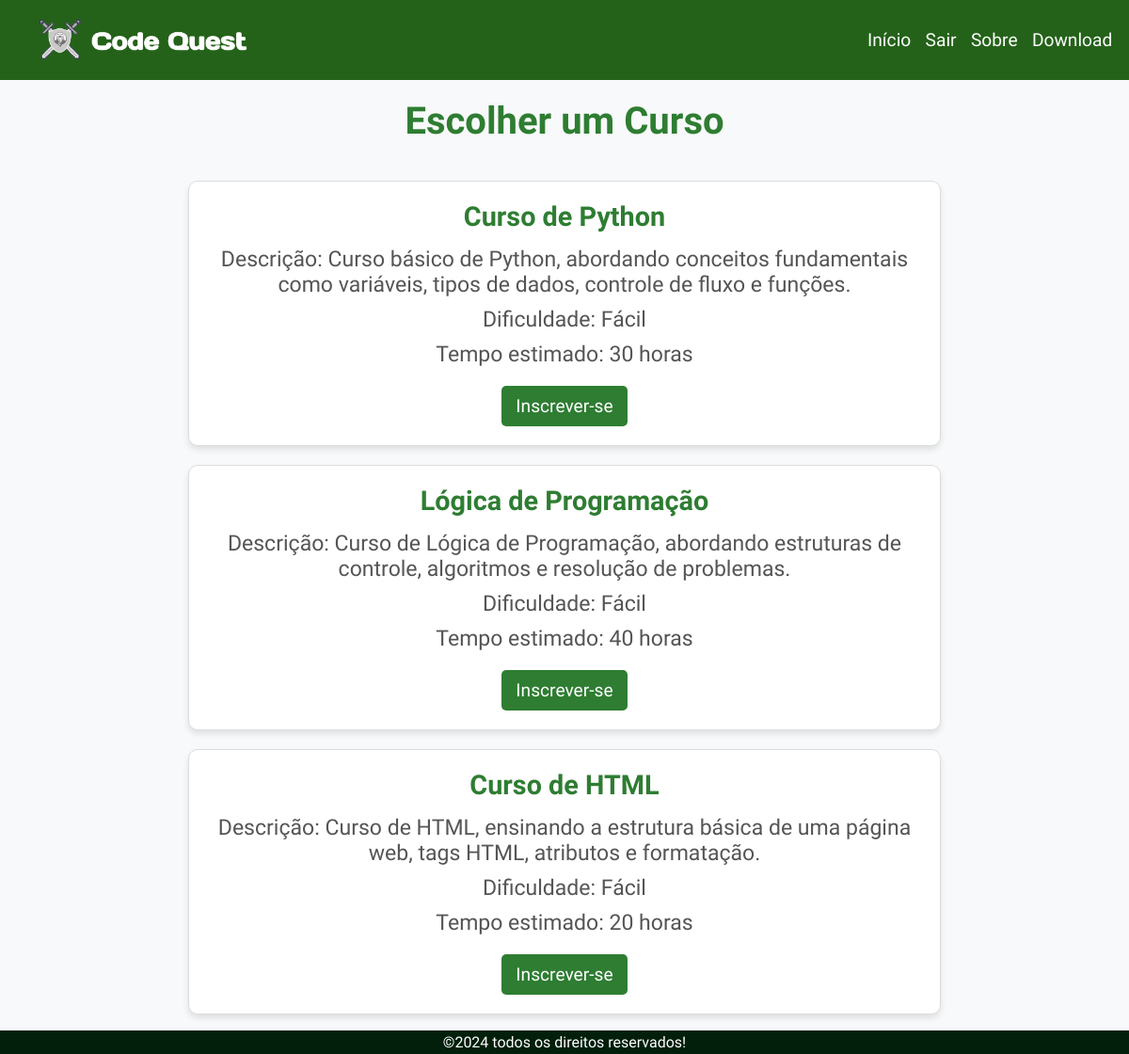
Screenshot of /escolher_curso.php (signed in) with the database file from the repository.
### tables this page shows
CREATE TABLE Curso (
    descricao VARCHAR(300),
    tempo_conclusao INT,
    titulo VARCHAR(30),
    dificuldade VARCHAR(10),
    id INT PRIMARY KEY AUTO_INCREMENT
);

### escolher_curso.php (the view, shortened to what this page needs)
<?php include 'cabecalho_footer.php'; ?>
<?php
include 'db.php';
$query = "SELECT id, titulo, descricao, dificuldade, tempo_conclusao FROM Curso";
$result = $conn->query($query);
echo "<h1>Escolher um Curso</h1>";
if ($result->num_rows > 0) {
    echo "<ul class='course-list'>";
    while ($row = $result->fetch_assoc()) {
        echo "
            <li>
                <h2>{$row['titulo']}</h2>
                <p>Descrição: {$row['descricao']}</p>
                <p>Dificuldade: {$row['dificuldade']}</p>
                <p>Tempo estimado: {$row['tempo_conclusao']} horas</p>
                <form action='inscrever_curso.php' method='POST'>
                    <input type='hidden' name='curso_id' value='" . $row['id'] . "'>
                    <button type='submit'>Inscrever-se</button>
                </form>
            </li>
        ";
    }
    echo "</ul>";
} else {
    echo "<p>Nenhum curso disponível no momento.</p>";
}
?>

### cabecalho_footer.php (shortened to what this page needs)
<!DOCTYPE html>
<html lang="en">
<head>
    <?php
    $current_file = basename($_SERVER['PHP_SELF'], '.php');
    $css_file = $current_file . '.css';
    ?>
    <link rel="stylesheet" href="css/<?php echo $css_file; ?>">
    <link rel="stylesheet" href="css/comum.css">
    <link rel="stylesheet" href="css/painel_acessibilidade.css">
</head>
<body>
    <header>
    <nav>
            <ul class="menu">
                <li><a href="index.php" class="logo"><img src="img/loguin.png" alt=""></a></li>
            </ul>
        </nav>
        <nav>
            <ul class="menu">
                <?php
                if (isset($_SESSION['usuario_id'])): ?>
                    <li><a href="dashboard.php">Início</a></li>
                    <li><a href="logout.php">Sair</a></li>
                <?php else: ?>
                    <li><a href="login.php">Login</a></li>
                    <li><a href="cadastrar.php">Cadastrar</a></li>
                <?php endif; ?>
                <li><a href="sobre.php">Sobre</a></li>
                <li><a href="download.php">Download</a></li>
            </ul>
        </nav>
    </header>
    <footer class="footer">
        ©2024 todos os direitos reservados!
    </footer>

### css/escolher_curso.css (style rules this page uses)
body { font-family: Arial, sans-serif; margin: 0; padding: 0; background-color: #f8f9fa; color: #333; }
header, footer { background-color: #2e7d32; color: white; text-align: center; padding: 15px; }
h1 { text-align: center; margin: 20px 0; font-size: 2.5em; color: #2e7d32; }
.course-list { list-style: none; padding: 0; margin: 20px auto; max-width: 800px; }
.course-list li h2 { color: #2e7d32; margin-bottom: 10px; text-align: center; }
.course-list li p { margin: 5px 0; color: #555; }
.course-list li button { background-color: #2e7d32; color: white; border: none; padding: 10px 15px; border-radius: 5px; cursor: pointer; font-size: 1em; transition: background-color 0.3s ease; text-align: center; }
p { text-align: center; font-size: 1.2em; color: #777; }
.course-list li { display: flex; flex-direction: column; justify-content: center; align-items: center; background-color: #ffffff; border: 1px solid #ddd; border-radius: 10px; box-shadow: 0 4px 6px rgba(0, 0, 0, 0.1); margin-bottom: 20px; padding: 20px; transition: transform 0.2s ease, box-shadow 0.2s ease; text-align: center; }
.course-list li form { margin-top: 15px; }
.course-list li button { background-color: #2e7d32; color: white; border: none; padding: 10px 15px; border-radius: 5px; cursor: pointer; font-size: 1em; transition: background-color 0.3s ease; }

### css/comum.css (style rules this page uses)
* { margin: 0; padding: 0; box-sizing: border-box; font-family: "Days One", sans-serif; }
header { display: flex; justify-content: space-between; align-items: center; padding: 10px; background-color: #246219; font-size: 1em; }
a { text-decoration: none; }
.menu { display: flex; }
.menu li a { padding: 0.4em; text-decoration: none; color: white; }
ul, li { list-style: none; font-size: 1.2rem; }
.logo > img { max-height: 50px; margin-left: 1em; }
li > a { display: flex; flex-direction: column; justify-content: center; }
footer { display: flex; flex-direction: column; background-color: #011f0b; color: white; text-align: center; left: 0; bottom: 0; width: 100%; padding: 0.2em; position: fixed; }
body { height: 100vh; display: flex; flex-direction: column; margin-bottom: 40vh; }

### rows the page displays
curso: titulo "Curso de Python", descricao "Curso básico de Python, abordando conceitos fundamentais como variáveis, tipos de dados, controle de fluxo e funções.", dificuldade "Fácil", tempo_conclusao "30"
curso: titulo "Lógica de Programação", descricao "Curso de Lógica de Programação, abordando estruturas de controle, algoritmos e resolução de problemas.", dificuldade "Fácil", tempo_conclusao "40"
curso: titulo "Curso de HTML", descricao "Curso de HTML, ensinando a estrutura básica de uma página web, tags HTML, atributos e formatação.", dificuldade "Fácil", tempo_conclusao "20"
